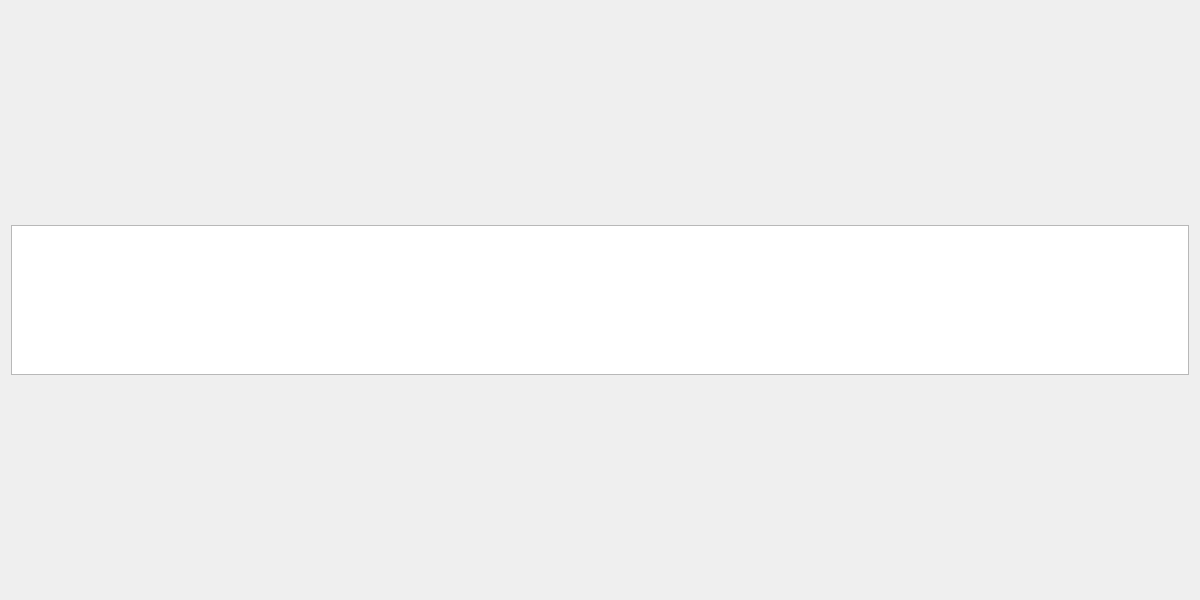
<?xml version="1.0" encoding="UTF-8"?>
<ui version="4.0">
 <class>Dialog</class>
 <widget class="QDialog" name="Dialog">
  <property name="geometry">
   <rect>
    <x>0</x>
    <y>0</y>
    <width>1200</width>
    <height>600</height>
   </rect>
  </property>
  <property name="sizePolicy">
   <sizepolicy hsizetype="Preferred" vsizetype="Preferred">
    <horstretch>0</horstretch>
    <verstretch>0</verstretch>
   </sizepolicy>
  </property>
  <property name="windowTitle">
   <string>Dialog</string>
  </property>
  <layout class="QHBoxLayout" name="horizontalLayout">
   <item>
    <layout class="QVBoxLayout" name="top_v">
     <item>
      <layout class="QHBoxLayout" name="l" stretch="0,2,1">
       <item>
        <layout class="QHBoxLayout" name="v1"/>
       </item>
       <item>
        <layout class="QVBoxLayout" name="v2"/>
       </item>
       <item>
        <layout class="QHBoxLayout" name="v3">
         <item>
          <layout class="QVBoxLayout" name="l2"/>
         </item>
        </layout>
       </item>
      </layout>
     </item>
     <item>
      <layout class="QHBoxLayout" name="l3" stretch="3">
       <item>
        <widget class="QTextEdit" name="text">
         <property name="minimumSize">
          <size>
           <width>0</width>
           <height>150</height>
          </size>
         </property>
         <property name="maximumSize">
          <size>
           <width>16777215</width>
           <height>150</height>
          </size>
         </property>
        </widget>
       </item>
      </layout>
     </item>
    </layout>
   </item>
  </layout>
 </widget>
 <layoutdefault spacing="6" margin="11"/>
 <resources/>
 <connections/>
</ui>
